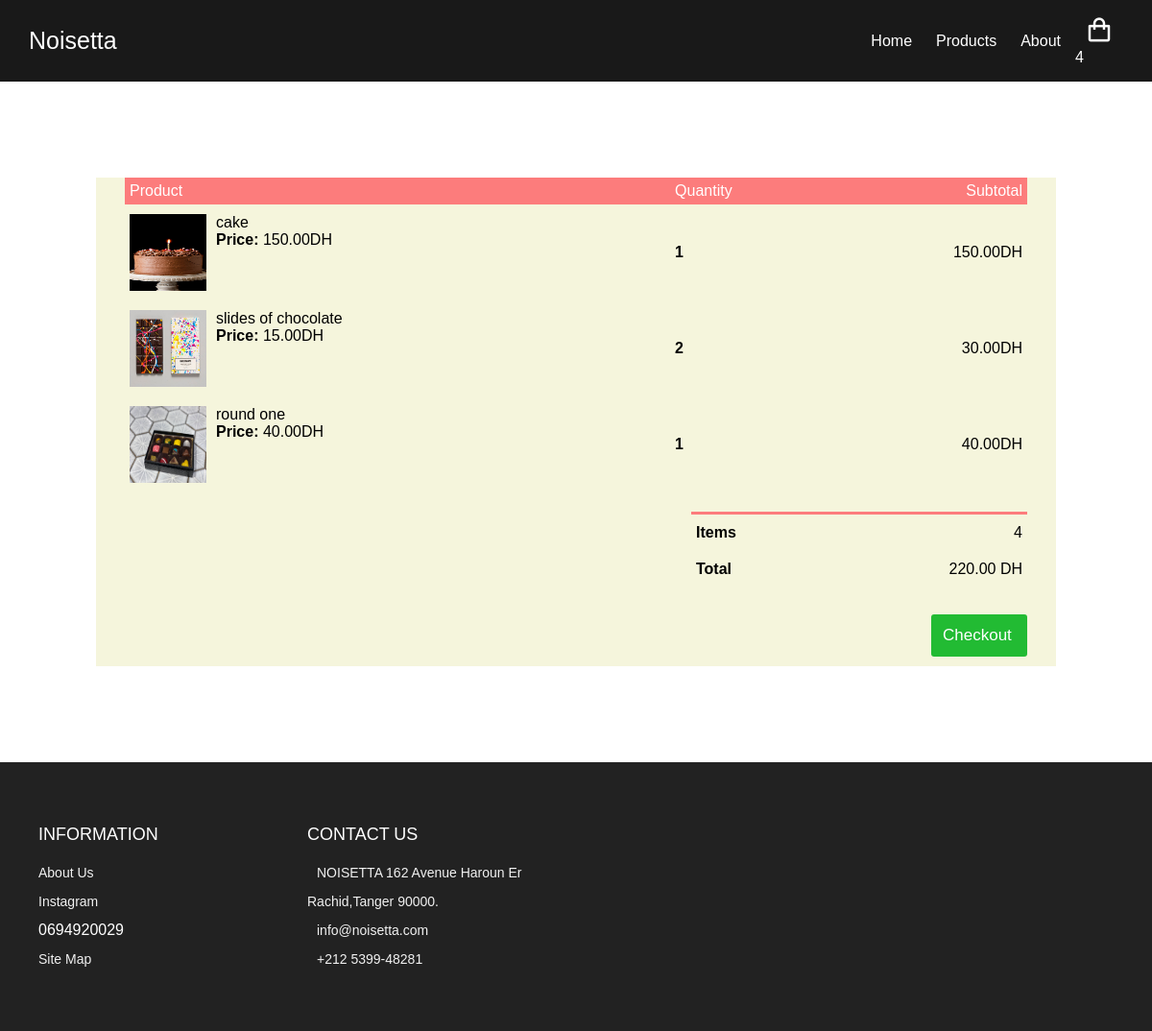
The app's page /cart/ (signed in) with its own data.
### store/models.py (models this page shows, shortened)
class OrderItem(models.Model):
    product = models.ForeignKey(Product,on_delete=models.SET_NULL,blank=True,null=True)
    order = models.ForeignKey(Order,on_delete=models.SET_NULL,blank=True,null=True)
    quantity = models.IntegerField(default=0,blank=True,null=True)
    date_added = models.DateTimeField(auto_now_add=True)
    @property
    def get_total(self):
        total = self.product.price * self.quantity
        return total

class Product(models.Model):
    category = models.ForeignKey(Category,on_delete=models.SET_NULL,blank=True,null=True)
    category_name = models.CharField(max_length=100,null=True,blank=True)
    name = models.CharField(max_length=100,null=True)
    description = models.TextField(default="Good one to eat",blank=True,null=True)
    featured = models.BooleanField(default=False)
    price = models.DecimalField(max_digits=8,decimal_places=2)
    digital = models.BooleanField(default=False,blank=True,null=True)
    image = models.ImageField(null=True,blank=True)
    @property
    def imageURL(self):
        try:
            url = self.image.url
        except:
            url = ''
        return url

class Order(models.Model):
    customer = models.ForeignKey(Customer,on_delete=models.SET_NULL,blank=True,null=True)
    date_ordered = models.DateTimeField(auto_now_add=True)
    complete = models.BooleanField(default=False,blank=True,null=True)
    transaction_id = models.CharField(max_length=100,null=True)
    @property
    def get_cart_total(self):
        orderitems =  self.orderitem_set.all()
        total = sum([item.get_total for item in orderitems])
        return total
    @property
    def get_cart_items(self):
        orderitems =  self.orderitem_set.all()
        total = sum([item.quantity for item in orderitems])
        return total

### store/views.py (the view, shortened to what this page needs)
# urls.py: path('cart/',cart,name="cart"),
def cart(request):
    if request.user.is_authenticated:
        customer = request.user.customer
        order , created = Order.objects.get_or_create(customer=customer,complete=False)
        items = order.orderitem_set.all()
        cartItems = order.get_cart_items
    context = {
        'items' : items,
        'order' : order,
        'cartItems' : cartItems
    }
    return render(request,'store/cart.html',context)

### store/templates/store/cart.html (shortened to what this page needs)
{% extends 'store/base.html' %}
{% load static %}
{% block content %}
  <div class="container-md cart" style="background-color:beige;">
    <table>
      <tr>
        <th>Product</th>
        <th>Quantity</th>
        <th>Subtotal</th>
      </tr>
      {% for item in items %}
        <tr>
          <td>
            <div class="cart-info">
              <img src="{{item.product.imageURL}}" alt="">
              <div>
                <p>{{item.product.name}}</p>
                <span><b>Price: </b>{{item.product.price|floatformat:2 }}DH</span>
                <br/>
              </div>
            </div>
          </td>
          <td>
            <p class="quantity">{{item.quantity}}</p>
          </td>
          <td>{{item.get_total}}DH</td>
        </tr>
      {% endfor %}
    </table>
    <div class="total-price">
      <table>
        <tr>
          <td><strong>Items</strong></td>
          <td>{{order.get_cart_items}}</td>
        </tr>
        <tr>
          <td><strong>Total</strong></td>
          <td>{{order.get_cart_total|floatformat:2}} DH</td>
        </tr>
      </table>
      <br>
      <a href="{% url 'checkout' %}" class="checkout btn" style="background-color: #22bb33; width: 100px;">Checkout</a>
    </div>
  </div>
{% endblock %}

### static/css/main.css (style rules this page uses)
:root { --white: #fff; --black: #222; --pink: #f60091; --grey: #444; --grey2: #959595; --grey-alt: #d1e2e9; --yellow: #ffd800; --green: #59b210; }
*, *::before, *::after { margin: 0; padding: 0; box-sizing: inherit; }
html { scroll-behavior: smooth; box-sizing: border-box; font-size: 62.5%; }
body { font-family: "Poppins", sans-serif; font-size: 1.6rem; font-weight: 400; position: relative; z-index: 1; }
a { color: inherit; text-decoration: none; }
img { max-width: 100%; }
.container-md { max-width: 100rem; margin: 0 auto; }
@media only screen and (max-width: 1200px) { .container-md { padding: 0 3rem; } }
.cart { margin: 10rem auto; }
table { width: 100%; border-collapse: collapse; }
.cart-info { display: flex; flex-wrap: wrap; }
th { text-align: left; padding: 0.5rem; color: #fff; background-color: #fc7c7c; font-weight: normal; }
td { padding: 1rem 0.5rem; }
td img { width: 8rem; height: 8rem; margin-right: 1rem; }
.total-price { display: flex; justify-content: flex-end; align-items: end; flex-direction: column; margin-top: 2rem; }
.total-price table { border-top: 3px solid #fc7c7c; width: 100%; max-width: 35rem; }
td:last-child { text-align: right; }
th:last-child { text-align: right; }
.btn { background-color: #4CAF50; color: white; padding: 12px; margin: 10px 0; border: none; width: 100%; border-radius: 3px; cursor: pointer; font-size: 17px; }
.quantity { display: inline-block; font-weight: 700; padding-right:10px; }

### records on screen
OrderItem: product.imageURL (picture), product.name "cake", product.price "150.00", quantity "1", get_total "150.00"
OrderItem: product.imageURL (picture), product.name "slides of chocolate", product.price "15.00", quantity "2", get_total "30.00"
OrderItem: product.imageURL (picture), product.name "round one", product.price "40.00", quantity "1", get_total "40.00"
Order: get_cart_items "4", get_cart_total "220.00"

### other values on screen
{{ cartItems }} "4"
